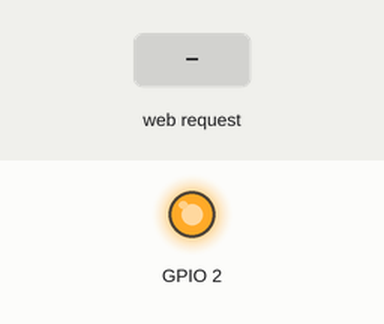
This program was run on a simulated ESP8266 (NodeMCU). Parts: output pins drawn as LEDs (lit = HIGH, except the on-board LED, lit = LOW). Inputs (shaded band) come from the test bench. WiFi joins after 1.5 s; servers stay silent unless stated; what the program prints to the serial monitor is not drawn.

Above: at 2.7 s.
2.8 s: HTTP request GET /LUZ=LIGADA received
At 3.8 s:
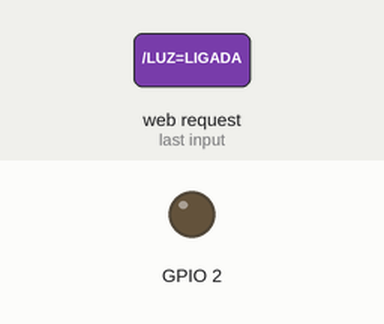
4.3 s: HTTP request GET /LUZ=DESLIGADA received
At 4.9 s:
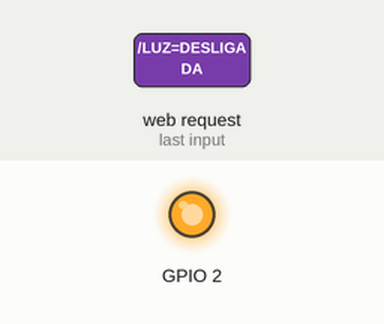
Timing chart, 0 to 7.3 s (numbered marks = the images above; inputs shaded):
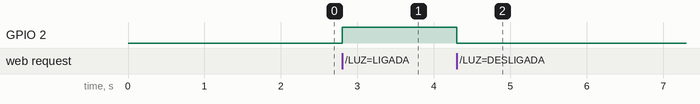

The program:

main.cpp
```cpp
#include <ESP8266WiFi.h>

const char *ssid = "João 300 MB";
const char *password = "minha senha";

WiFiServer server(80);

void setup()
{
  Serial.begin(9600);
  delay(10);
  pinMode(BUILTIN_LED, OUTPUT);
  digitalWrite(BUILTIN_LED, LOW);
  Serial.println();
  Serial.println();
  Serial.print("Conectando a rede ");
  Serial.println(ssid);

  WiFi.begin(ssid, password);

  while (WiFi.status() != WL_CONNECTED)
  {
    delay(500);
    Serial.print(".");
  }
  Serial.println("");
  Serial.println("WiFi conectado");

  server.begin();
  Serial.println("Servidor Iniciado");

  Serial.print("Usar essa URL : ");
  Serial.print("http://");
  Serial.print(WiFi.localIP());
  Serial.println("/");
}

void loop()
{
  WiFiClient client = server.available();
  if (!client)
  {
    return;
  }
  Serial.println("Aguardando");
  while (!client.available())
  {
    delay(1);
  }
  String request = client.readStringUntil('\r');
  Serial.println(request);
  client.flush();
  int value = LOW;
  if (request.indexOf("/LUZ=LIGADA") != -1)
  {
    digitalWrite(BUILTIN_LED, HIGH);
    value = HIGH;
  }
  if (request.indexOf("/LUZ=DESLIGADA") != -1)
  {
    digitalWrite(BUILTIN_LED, LOW);
    value = LOW;
  }
  client.println("HTTP/1.1 200 OK");
  client.println("Content-Type: text/html");
  client.println("");
  client.println("<!DOCTYPE HTML>");
  client.println("<html>");
  client.print("Status da Luz: ");
  if (value == HIGH)
  {
    client.print("LIGADA");
  }
  else
  {
    client.print("DESLIGADA");
  }
  client.println("<br><br>");
  client.println("Click <a href=\"/LUZ=LIGADA\">Aqui</a> Desativar Luz LIGADA<br>");
  client.println("Click <a href=\"/LUZ=DESLIGADA\">Aqui</a>Ativar Luz DESLIGADA<br>");
  client.println("</html>");
  delay(1);
  Serial.println("Usuário saiu (: ");
  Serial.println("");
}
```

Measured:
- after the input at 2.8 s, GPIO 2: LOW → HIGH at once
- after the input at 4.3 s, GPIO 2: HIGH → LOW at once
